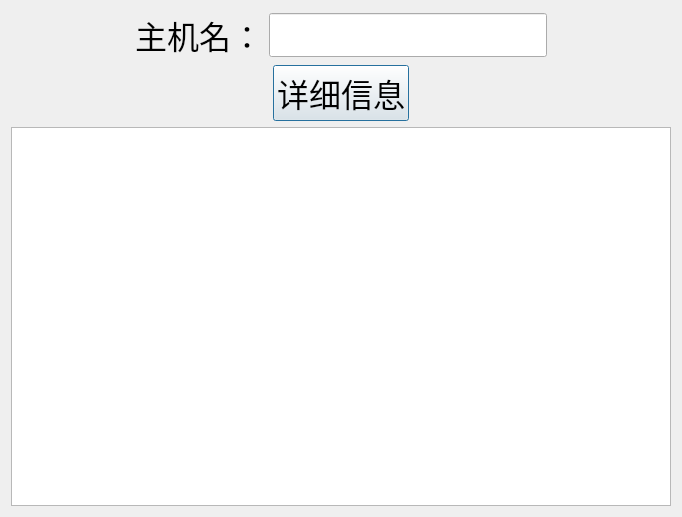
<?xml version="1.0" encoding="UTF-8"?>
<ui version="4.0">
 <class>NetworkInfoDialog</class>
 <widget class="QDialog" name="NetworkInfoDialog">
  <property name="geometry">
   <rect>
    <x>0</x>
    <y>0</y>
    <width>682</width>
    <height>517</height>
   </rect>
  </property>
  <property name="font">
   <font>
    <pointsize>24</pointsize>
   </font>
  </property>
  <property name="windowTitle">
   <string>NetworkInfoDialog</string>
  </property>
  <layout class="QHBoxLayout" name="horizontalLayout_3">
   <item>
    <layout class="QVBoxLayout" name="verticalLayout">
     <item>
      <layout class="QHBoxLayout" name="horizontalLayout">
       <item>
        <spacer name="horizontalSpacer_3">
         <property name="orientation">
          <enum>Qt::Horizontal</enum>
         </property>
         <property name="sizeHint" stdset="0">
          <size>
           <width>40</width>
           <height>20</height>
          </size>
         </property>
        </spacer>
       </item>
       <item>
        <widget class="QLabel" name="label">
         <property name="text">
          <string>主机名：</string>
         </property>
        </widget>
       </item>
       <item>
        <widget class="QLineEdit" name="NameEdit">
         <property name="readOnly">
          <bool>true</bool>
         </property>
        </widget>
       </item>
       <item>
        <spacer name="horizontalSpacer_4">
         <property name="orientation">
          <enum>Qt::Horizontal</enum>
         </property>
         <property name="sizeHint" stdset="0">
          <size>
           <width>40</width>
           <height>20</height>
          </size>
         </property>
        </spacer>
       </item>
      </layout>
     </item>
     <item>
      <layout class="QHBoxLayout" name="horizontalLayout_2">
       <item>
        <spacer name="horizontalSpacer">
         <property name="orientation">
          <enum>Qt::Horizontal</enum>
         </property>
         <property name="sizeHint" stdset="0">
          <size>
           <width>40</width>
           <height>20</height>
          </size>
         </property>
        </spacer>
       </item>
       <item>
        <widget class="QPushButton" name="InfoButton">
         <property name="text">
          <string>详细信息</string>
         </property>
        </widget>
       </item>
       <item>
        <spacer name="horizontalSpacer_2">
         <property name="orientation">
          <enum>Qt::Horizontal</enum>
         </property>
         <property name="sizeHint" stdset="0">
          <size>
           <width>40</width>
           <height>20</height>
          </size>
         </property>
        </spacer>
       </item>
      </layout>
     </item>
     <item>
      <widget class="QTextEdit" name="textEdit">
       <property name="readOnly">
        <bool>true</bool>
       </property>
      </widget>
     </item>
    </layout>
   </item>
  </layout>
 </widget>
 <layoutdefault spacing="6" margin="11"/>
 <resources/>
 <connections/>
</ui>
